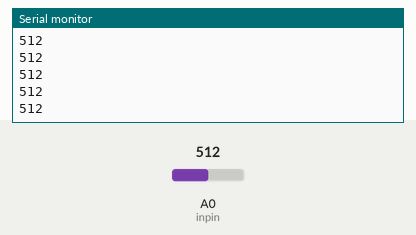
A sketch run on a simulated Arduino Uno, built with avr-gcc and run on an emulated ATmega328P. On the bench: the last lines printed to the serial monitor. The test bench sets the inputs (shaded band); at power-on: A0 (inpin) = 512.

Above: at 1.2 s.
1.3 s: A0 (inpin) set to 490
At 1.41 s:
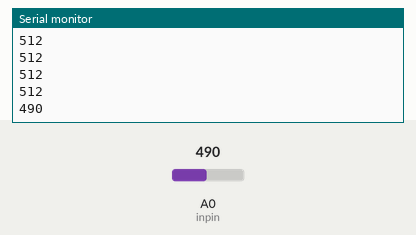
2.8 s: A0 (inpin) set to 510
At 2.81 s:
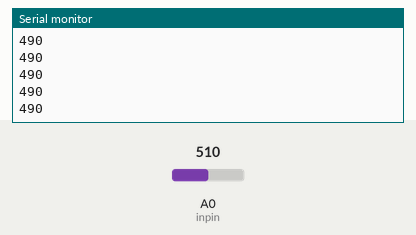
Timing chart, 0 to 5.8 s (numbered marks = the images above; inputs shaded):
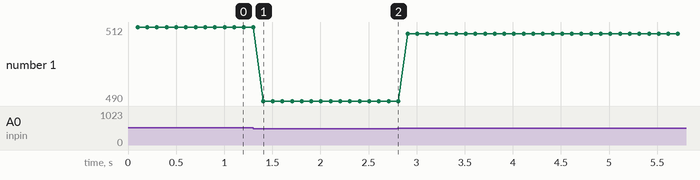

Measured:
- after the input at 1.3 s, the serial monitor: prints a new line after 0.10 s (image 1)
- plotted number 1: 512 → 490 after the input at 1.3 s, 490 → 510 after the input at 2.8 s

The sketch:

output.ino
```cpp
int inpin =A0;
void setup() {
  // put your setup code here, to run once:
  Serial.begin(9600);
}

void loop() {
  int val=(analogRead(inpin));
  delay(100);
  Serial.println(val);

}
int conv(int a){
  if(a>1000){
    return 1000;
  }
  else if(a>750){
    return 750;
  }
  else if(a>500){
    return 500;
  }
  else if (a>250){
    return 250;
  }
  else return 0;
}
```
